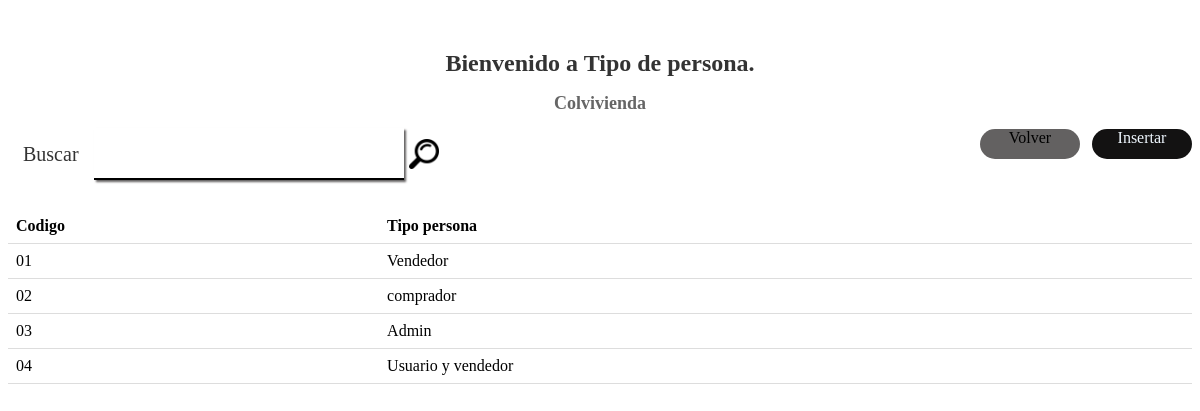
Before: /read/pagina_de_tipo_persona.php with the older database file.
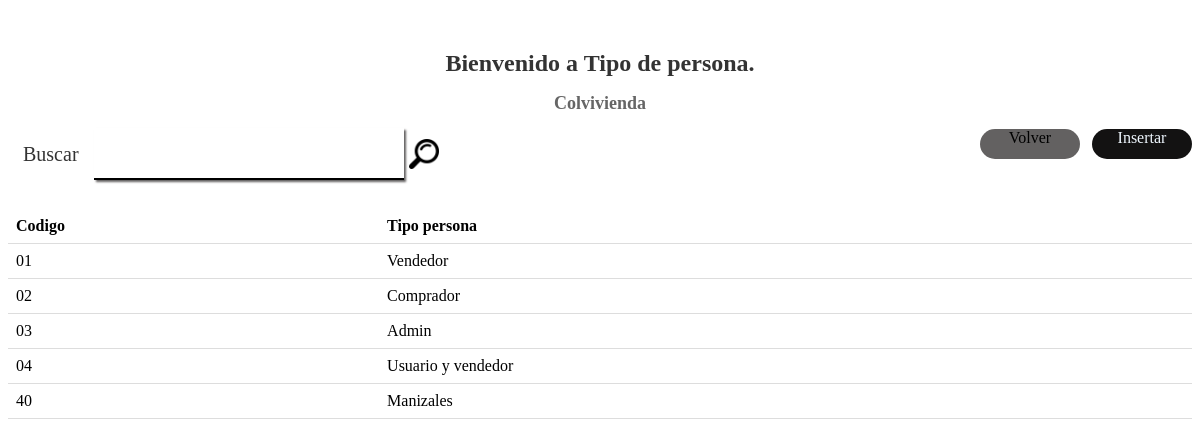
After: the same page with the newer database file.
### tables this page shows
CREATE TABLE `tipo_persona` (
  `codigo_tipo` varchar(2) NOT NULL,
  `descripcion` varchar(50) NOT NULL,
  PRIMARY KEY (`codigo_tipo`)
);

### read/pagina_de_tipo_persona.php (the view, shortened to what this page needs)
<!DOCTYPE html>
<html lang="en">
<head>
    <link rel="stylesheet" href="../css/reads.css">
</head>
<body>
<div class="letrero"><h1>Bienvenido a Tipo de persona.</h1>
    <h2>Colvivienda</h2>
</div>
<div class="container">
       <div class="container__form">
          <label class="container__label" for="buscar">Buscar</label>
          <div class="container__input">
            <input class="container__input-text" type="text" name="buscar" id="buscar">
          </div>
            <img  class="container__img" src="../imgs/lupa.png" alt="lupa">
        </div>
       <div class="container__boton">
        <div class="container__boton-volver">
          <a href="botones.php" class="container__boton-volver-text">Volver</a>
        </div>
        <div class="container__boton-insertar">
         <a href="../Insert/insert_tipo_persona-forma.php" class="container__boton-insertar-text">Insertar</a>
        </div>
      </div>
    </div>
    <?php
    $mysql_host = 'localhost';
    $mysql_user = 'root';
    $password = '';
    $dbhandle = mysqli_connect ($mysql_host, $mysql_user, $password) or die('Problemas de conexión con DB');
    $matriz = mysqli_query($dbhandle, "select * from tipo_persona;");
    echo "<table>";
    echo "
      <tr>
        <th>Codigo</th>
        <th>Tipo persona</th>
     </tr>";
      while ($row = mysqli_fetch_array($matriz, MYSQLI_ASSOC)) {
            echo "<tr>";
            echo "<td>".$row['codigo_tipo']."</td>";
            echo "<td>".$row['descripcion']."</td>";
         }
    echo "</table>";
    ?>
</body>
</html>

Changed rows visible on the page:
changed tipo_persona id 02: descripcion "comprador" → "Comprador"
added tipo_persona: codigo_tipo "40", descripcion "Manizales"
